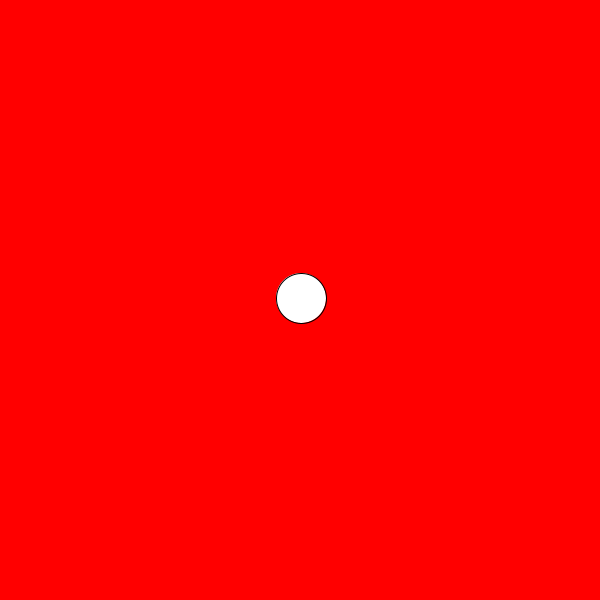
Frame 1 (no input)
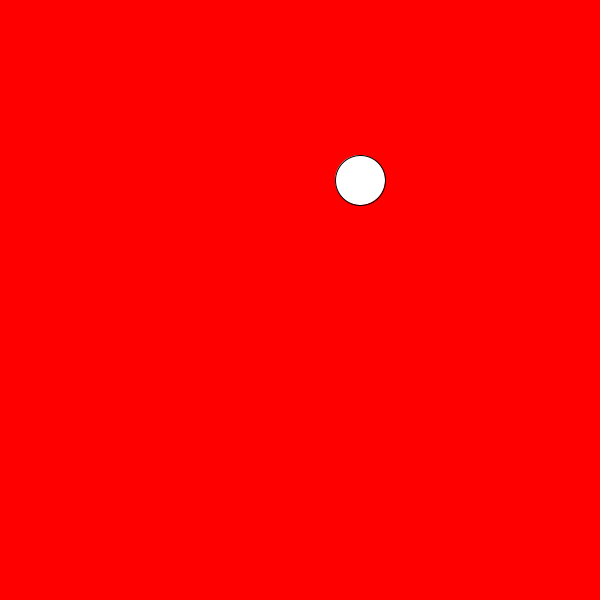
Frame 60 (the mouse pressed at the canvas centre just before this capture)
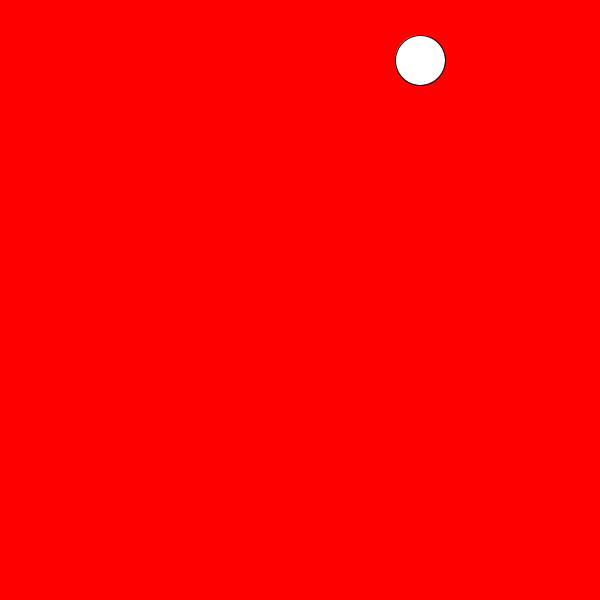
Frame 120 (the mouse held since frame 60 and released just before this capture)

The Processing sketch that drew these frames (run headless with seeded random() and noise(); from frame 60 on, the mouse is pressed at the canvas centre):

// Processing sketch: looping_movement_05
// ── looping_movement_05.pde
// 05. Loop from one side of screen to the other

float yPosition = 300;
float xPosition = 300;
float diameter = 50;

void setup() {
  size (600, 600);
}

void draw() {
  background(#FF0000);
  xPosition++;
  yPosition -= 2;
  ellipse(xPosition, yPosition, diameter, diameter);

  // There's a better way to do this, as we'll soon see...

  // If the position exceeds the window width (RIGHT) it is reset to 0 (LEFT)
  if (xPosition > width) {
    xPosition = 0;
  }

  // If the position is less than 0 (LEFT) it is reset to window width (RIGHT)
  if (xPosition < 0) {
    xPosition = width;
  }

  // Same is done on the y axis
  if (yPosition > height) {
    yPosition = 0;
  }
  if (yPosition < 0) {
    yPosition = height;
  }
}
